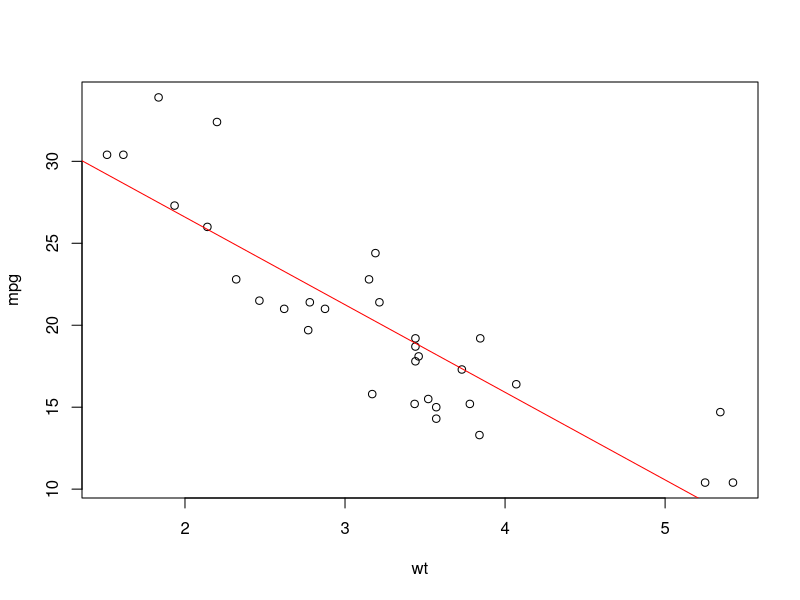
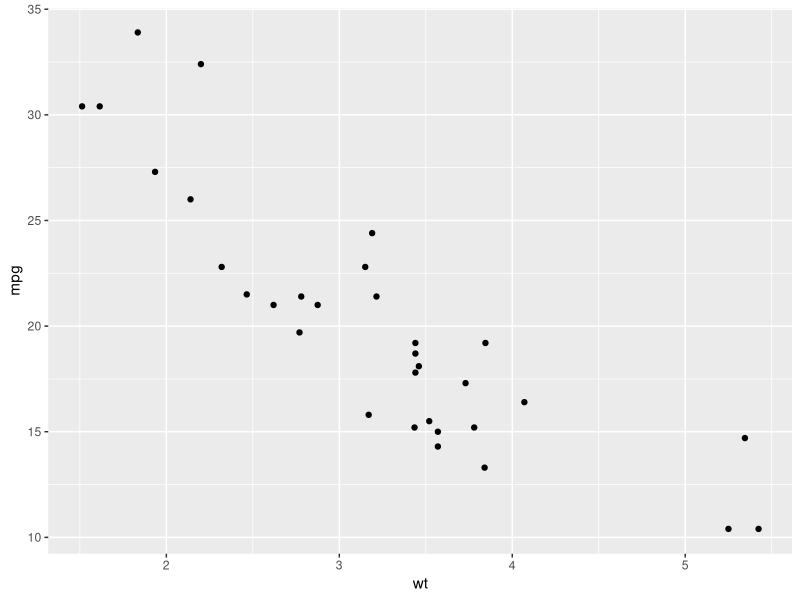
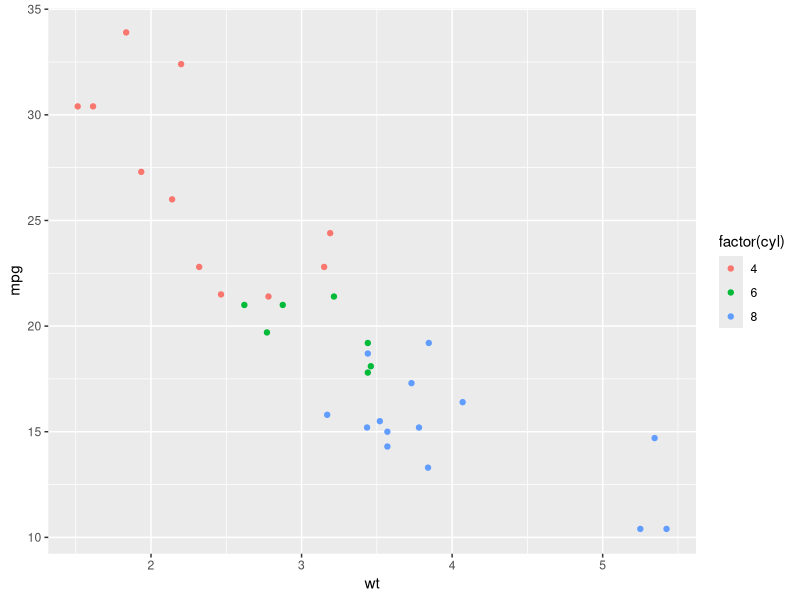
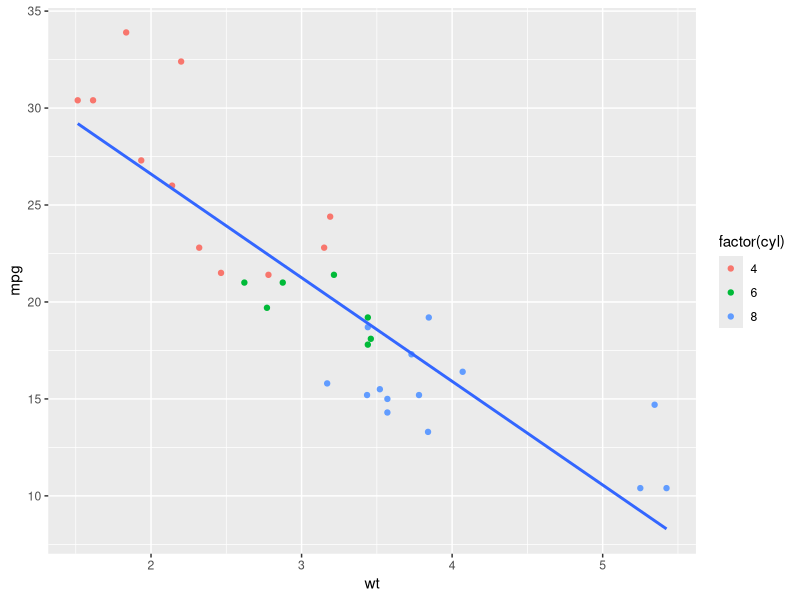

The R source for these figures, in order: (Note: this script raises an error after producing the figures.)
attach(mtcars)
plot(wt, mpg)
abline(lm(mpg~wt), col="red")

library(ggplot2)
p <- ggplot(mtcars, aes(wt, mpg))
p + geom_point()
p + geom_point(aes(colour = factor(cyl)))
p + geom_point(aes(colour = factor(cyl))) + geom_smooth(method = "lm", se = FALSE)

lm(mpg~wt)

# Documentación del paquete ggplot2 http://docs.ggplot2.org/current/
